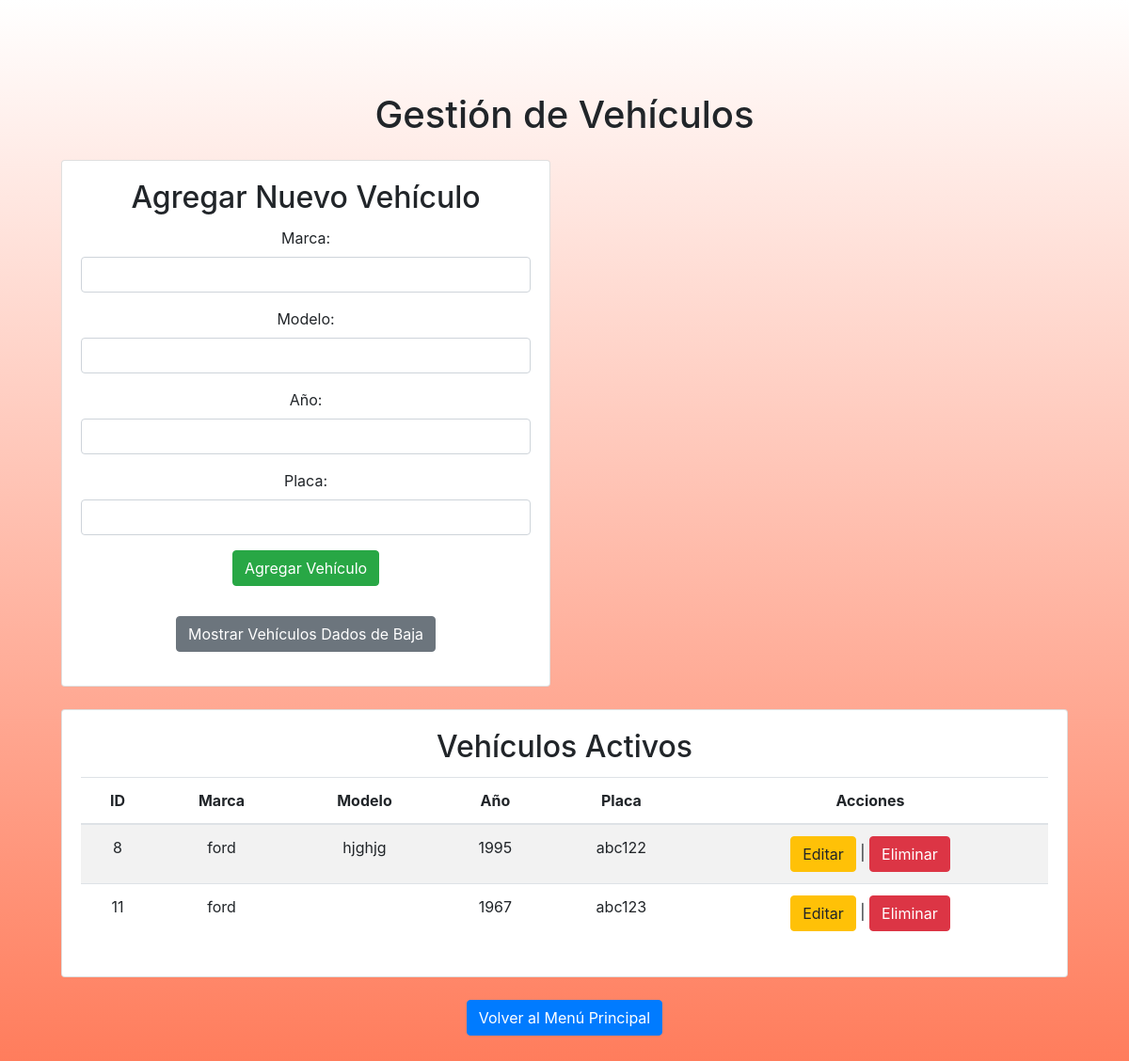
The page /lavaderofinal/vehicles.php on the database its author committed.
### tables this page shows
CREATE TABLE `vehiculos` (
  `ID` int(11) NOT NULL,
  `Marca` varchar(50) NOT NULL,
  `Modelo` varchar(50) NOT NULL,
  `Año` int(11) DEFAULT NULL,
  `Placa` varchar(20) NOT NULL,
  `Cliente_ID` int(11) DEFAULT NULL,
  `Estado` varchar(20) NOT NULL DEFAULT 'Activo'
);

### lavaderofinal/vehicles.php (the view, shortened to what this page needs)
<!DOCTYPE html>
<html>
<head>
    <link href="https://maxcdn.bootstrapcdn.com/bootstrap/4.5.2/css/bootstrap.min.css" rel="stylesheet">
</head>
<body>
    <div class="container mt-5">
        <h1 class="mt-4">Gestión de Vehículos</h1>
   <div class="row mt-4">
            <div class="col-md-6">
                <div class="card">
                    <div class="card-body">
                        <h2 class="card-title">Agregar Nuevo Vehículo</h2>
                        <form method="post" action="add_vehicle.php">
                            <div class="mb-3">
                                <label for="marca" class="form-label">Marca:</label>
                                <input type="text" name="marca" id="marca" class="form-control" required pattern="[a-zA-Z]+" title="Solo se permite texto en este campo" maxlength="20">
                            </div>
                            <div class="mb-3">
                                <label for="modelo" class="form-label">Modelo:</label>
                                <input type="text" name="modelo" id="modelo" class="form-control" required pattern="[a-zA-Z0-9]+" title="Solo se permite texto y números en este campo" maxlength="20">
                            </div>
                            <div class="mb-3">
                                <label for="ano" class="form-label">Año:</label>
                                <input type="text" name="ano" id="ano" class="form-control" required pattern="^19[2-9]\d$|^20\d{2}$" title="Año debe tener 4 dígitos y ser mayor a 1900">
                            </div>
                            <div class="mb-3">
                                <label for="placa" class="form-label">Placa:</label>
                                <input type="text" name="placa" id="placa" class="form-control" required pattern="^([a-zA-Z]{3}\d{3})|([a-zA-Z]{2}\d{3}[a-zA-Z]{2})|(\d{6})$" title="Formato inválido de placa">
                            </div>
                            <div class="mb-3">
                                <button type="submit" class="btn btn-success">Agregar Vehículo</button>
                            </div>
                            <div class="mb-3">
                                <button id="toggleInactiveTable" class="btn btn-secondary mt-3">Mostrar Vehículos Dados de Baja</button>
                            </div>
                        </form>
                    </div>
                </div>
            </div>
        </div>
        <div class="row mt-4">
            <div class="col-md-12">
                <div class="card">
                    <div class="card-body">
                        <h2 class="card-title">Vehículos Activos</h2>
                        <table class="table table-striped">
                            <thead>
                                <tr>
                                    <th>ID</th>
                                    <th>Marca</th>
                                    <th>Modelo</th>
                                    <th>Año</th>
                                    <th>Placa</th>
                                    <th>Acciones</th>
                                </tr>
                            </thead>
                            <tbody>
                                <?php
                                include 'db_connection.php';
                                $query = "SELECT * FROM Vehiculos WHERE Estado = 'Activo'";
                                $result = mysqli_query($conexion, $query);
                                if (mysqli_num_rows($result) > 0) {
                                    while ($row = mysqli_fetch_assoc($result)) {
                                        echo '<tr>';
                                        echo '<td>' . $row['ID'] . '</td>';
                                        echo '<td>' . $row['Marca'] . '</td>';
                                        echo '<td>' . $row['Modelo'] . '</td>';
                                        echo '<td>' . $row['Año'] . '</td>';
                                        echo '<td>' . $row['Placa'] . '</td>';
                                        echo '<td><a href="edit_vehicle.php?id=' . $row['ID'] . '" class="btn btn-warning">Editar</a> | <a href="delete_vehicle.php?id=' . $row['ID'] . '" class="btn btn-danger">Eliminar</a></td>';
                                        echo '</tr>';
                                    }
                                } else {
                                    echo "<p>No se encontraron vehículos activos en la base de datos.</p>";
                                }
                                ?>
                            </tbody>
                        </table>
                    </div>
                </div>
            </div>
        </div>
               <div class="container mt-4">
            <div class="row">
                <div class="col-md-12 text-center">
                    <a class="btn btn-primary" href="principal.php">Volver al Menú Principal</a>
                </div>
            </div>
        </div>
    </div>
</body>
</html>

### lavaderofinal/vehicles.php (style rules this page uses)
body { //background-color: #f2f2f2; text-align: center; padding: 50px; background-image: linear-gradient(#FFFFFF, rgb(255, 122, 89)); }

### rows shown on the page
vehiculos: ID "8", Marca "ford", Modelo "hjghjg", Año "1995", Placa "abc122"
vehiculos: ID "11", Marca "ford", Año "1967", Placa "abc123"
